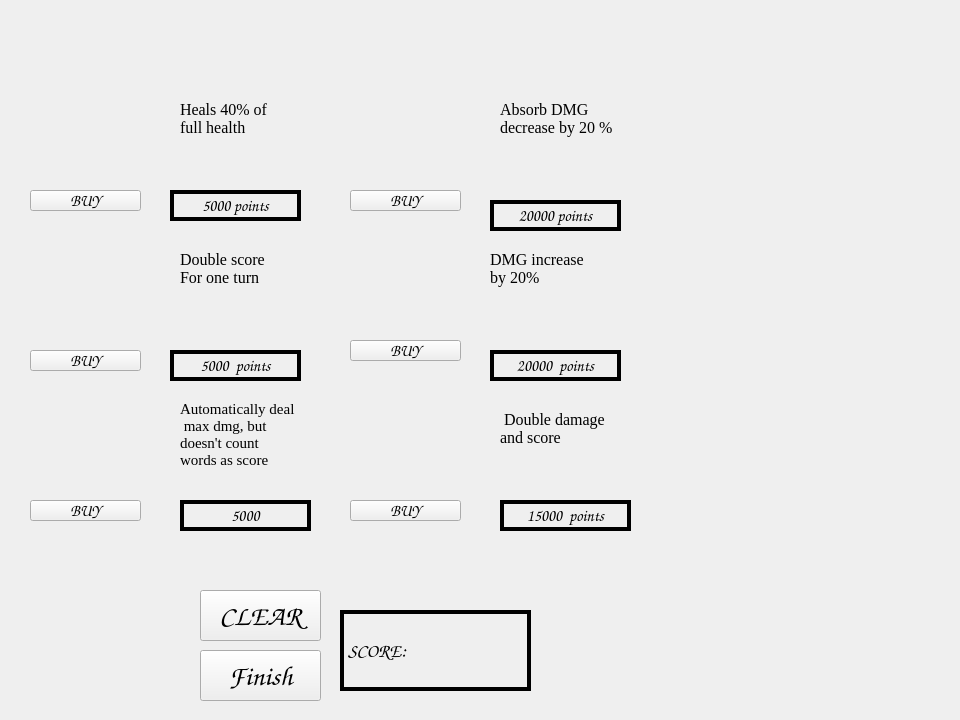
<?xml version="1.0" encoding="UTF-8"?>
<ui version="4.0">
 <class>Shop</class>
 <widget class="QWidget" name="Shop">
  <property name="geometry">
   <rect>
    <x>0</x>
    <y>0</y>
    <width>960</width>
    <height>720</height>
   </rect>
  </property>
  <property name="windowTitle">
   <string>Form</string>
  </property>
  <widget class="QLabel" name="bg">
   <property name="geometry">
    <rect>
     <x>0</x>
     <y>0</y>
     <width>960</width>
     <height>720</height>
    </rect>
   </property>
   <property name="text">
    <string/>
   </property>
   <property name="pixmap">
    <pixmap resource="resource.qrc">:/img/img/shopee.png</pixmap>
   </property>
   <property name="alignment">
    <set>Qt::AlignCenter</set>
   </property>
  </widget>
  <widget class="QPushButton" name="buyMax">
   <property name="geometry">
    <rect>
     <x>30</x>
     <y>500</y>
     <width>111</width>
     <height>21</height>
    </rect>
   </property>
   <property name="font">
    <font>
     <family>Comic Sans MS</family>
     <pointsize>12</pointsize>
    </font>
   </property>
   <property name="text">
    <string>BUY</string>
   </property>
  </widget>
  <widget class="QPushButton" name="buyMul">
   <property name="geometry">
    <rect>
     <x>30</x>
     <y>350</y>
     <width>111</width>
     <height>21</height>
    </rect>
   </property>
   <property name="font">
    <font>
     <family>Comic Sans MS</family>
     <pointsize>12</pointsize>
    </font>
   </property>
   <property name="text">
    <string>BUY</string>
   </property>
  </widget>
  <widget class="QPushButton" name="buyPo">
   <property name="geometry">
    <rect>
     <x>30</x>
     <y>190</y>
     <width>111</width>
     <height>21</height>
    </rect>
   </property>
   <property name="font">
    <font>
     <family>Comic Sans MS</family>
     <pointsize>12</pointsize>
    </font>
   </property>
   <property name="text">
    <string>BUY</string>
   </property>
  </widget>
  <widget class="QPushButton" name="buyArmor">
   <property name="geometry">
    <rect>
     <x>350</x>
     <y>190</y>
     <width>111</width>
     <height>21</height>
    </rect>
   </property>
   <property name="font">
    <font>
     <family>Comic Sans MS</family>
     <pointsize>12</pointsize>
    </font>
   </property>
   <property name="text">
    <string>BUY</string>
   </property>
  </widget>
  <widget class="QPushButton" name="buySpInk">
   <property name="geometry">
    <rect>
     <x>350</x>
     <y>340</y>
     <width>111</width>
     <height>21</height>
    </rect>
   </property>
   <property name="font">
    <font>
     <family>Comic Sans MS</family>
     <pointsize>12</pointsize>
    </font>
   </property>
   <property name="text">
    <string>BUY</string>
   </property>
  </widget>
  <widget class="QPushButton" name="buyUlti">
   <property name="geometry">
    <rect>
     <x>350</x>
     <y>500</y>
     <width>111</width>
     <height>21</height>
    </rect>
   </property>
   <property name="font">
    <font>
     <family>Comic Sans MS</family>
     <pointsize>12</pointsize>
    </font>
   </property>
   <property name="text">
    <string>BUY</string>
   </property>
  </widget>
  <widget class="QPushButton" name="finishbt">
   <property name="geometry">
    <rect>
     <x>200</x>
     <y>650</y>
     <width>121</width>
     <height>51</height>
    </rect>
   </property>
   <property name="font">
    <font>
     <family>Comic Sans MS</family>
     <pointsize>21</pointsize>
    </font>
   </property>
   <property name="text">
    <string>Finish</string>
   </property>
  </widget>
  <widget class="QPushButton" name="clrbt">
   <property name="geometry">
    <rect>
     <x>200</x>
     <y>590</y>
     <width>121</width>
     <height>51</height>
    </rect>
   </property>
   <property name="font">
    <font>
     <family>Comic Sans MS</family>
     <pointsize>21</pointsize>
    </font>
   </property>
   <property name="text">
    <string>CLEAR</string>
   </property>
  </widget>
  <widget class="QLabel" name="scorelbl">
   <property name="geometry">
    <rect>
     <x>340</x>
     <y>610</y>
     <width>191</width>
     <height>81</height>
    </rect>
   </property>
   <property name="font">
    <font>
     <family>Comic Sans MS</family>
     <pointsize>14</pointsize>
    </font>
   </property>
   <property name="frameShape">
    <enum>QFrame::Box</enum>
   </property>
   <property name="lineWidth">
    <number>4</number>
   </property>
   <property name="text">
    <string>SCORE: </string>
   </property>
   <property name="margin">
    <number>0</number>
   </property>
  </widget>
  <widget class="QLabel" name="pricelbl">
   <property name="geometry">
    <rect>
     <x>180</x>
     <y>500</y>
     <width>131</width>
     <height>31</height>
    </rect>
   </property>
   <property name="font">
    <font>
     <family>Comic Sans MS</family>
     <pointsize>12</pointsize>
    </font>
   </property>
   <property name="frameShape">
    <enum>QFrame::Box</enum>
   </property>
   <property name="lineWidth">
    <number>4</number>
   </property>
   <property name="text">
    <string>5000</string>
   </property>
   <property name="alignment">
    <set>Qt::AlignCenter</set>
   </property>
  </widget>
  <widget class="QLabel" name="pricelbl_2">
   <property name="geometry">
    <rect>
     <x>500</x>
     <y>500</y>
     <width>131</width>
     <height>31</height>
    </rect>
   </property>
   <property name="font">
    <font>
     <family>Comic Sans MS</family>
     <pointsize>12</pointsize>
    </font>
   </property>
   <property name="frameShape">
    <enum>QFrame::Box</enum>
   </property>
   <property name="lineWidth">
    <number>4</number>
   </property>
   <property name="text">
    <string>15000  points</string>
   </property>
   <property name="alignment">
    <set>Qt::AlignCenter</set>
   </property>
  </widget>
  <widget class="QLabel" name="pricelbl_3">
   <property name="geometry">
    <rect>
     <x>490</x>
     <y>350</y>
     <width>131</width>
     <height>31</height>
    </rect>
   </property>
   <property name="font">
    <font>
     <family>Comic Sans MS</family>
     <pointsize>12</pointsize>
    </font>
   </property>
   <property name="frameShape">
    <enum>QFrame::Box</enum>
   </property>
   <property name="lineWidth">
    <number>4</number>
   </property>
   <property name="text">
    <string>20000  points</string>
   </property>
   <property name="alignment">
    <set>Qt::AlignCenter</set>
   </property>
  </widget>
  <widget class="QLabel" name="pricelbl_4">
   <property name="geometry">
    <rect>
     <x>170</x>
     <y>350</y>
     <width>131</width>
     <height>31</height>
    </rect>
   </property>
   <property name="font">
    <font>
     <family>Comic Sans MS</family>
     <pointsize>12</pointsize>
    </font>
   </property>
   <property name="frameShape">
    <enum>QFrame::Box</enum>
   </property>
   <property name="lineWidth">
    <number>4</number>
   </property>
   <property name="text">
    <string>5000  points</string>
   </property>
   <property name="alignment">
    <set>Qt::AlignCenter</set>
   </property>
  </widget>
  <widget class="QLabel" name="pricelbl_5">
   <property name="geometry">
    <rect>
     <x>170</x>
     <y>190</y>
     <width>131</width>
     <height>31</height>
    </rect>
   </property>
   <property name="font">
    <font>
     <family>Comic Sans MS</family>
     <pointsize>12</pointsize>
    </font>
   </property>
   <property name="frameShape">
    <enum>QFrame::Box</enum>
   </property>
   <property name="lineWidth">
    <number>4</number>
   </property>
   <property name="text">
    <string>5000 points</string>
   </property>
   <property name="alignment">
    <set>Qt::AlignCenter</set>
   </property>
  </widget>
  <widget class="QLabel" name="pricelbl_6">
   <property name="geometry">
    <rect>
     <x>490</x>
     <y>200</y>
     <width>131</width>
     <height>31</height>
    </rect>
   </property>
   <property name="font">
    <font>
     <family>Comic Sans MS</family>
     <pointsize>12</pointsize>
    </font>
   </property>
   <property name="frameShape">
    <enum>QFrame::Box</enum>
   </property>
   <property name="lineWidth">
    <number>4</number>
   </property>
   <property name="text">
    <string>20000 points</string>
   </property>
   <property name="alignment">
    <set>Qt::AlignCenter</set>
   </property>
  </widget>
  <widget class="QLabel" name="deslbl1">
   <property name="geometry">
    <rect>
     <x>180</x>
     <y>100</y>
     <width>121</width>
     <height>71</height>
    </rect>
   </property>
   <property name="font">
    <font>
     <family>Times New Roman</family>
     <pointsize>12</pointsize>
    </font>
   </property>
   <property name="text">
    <string>Heals 40% of
full health</string>
   </property>
   <property name="textFormat">
    <enum>Qt::PlainText</enum>
   </property>
   <property name="alignment">
    <set>Qt::AlignLeading|Qt::AlignLeft|Qt::AlignTop</set>
   </property>
  </widget>
  <widget class="QLabel" name="deslbl2">
   <property name="geometry">
    <rect>
     <x>180</x>
     <y>250</y>
     <width>121</width>
     <height>71</height>
    </rect>
   </property>
   <property name="font">
    <font>
     <family>Times New Roman</family>
     <pointsize>12</pointsize>
    </font>
   </property>
   <property name="text">
    <string>Double score
For one turn</string>
   </property>
   <property name="textFormat">
    <enum>Qt::PlainText</enum>
   </property>
   <property name="alignment">
    <set>Qt::AlignLeading|Qt::AlignLeft|Qt::AlignTop</set>
   </property>
  </widget>
  <widget class="QLabel" name="deslbl3">
   <property name="geometry">
    <rect>
     <x>180</x>
     <y>400</y>
     <width>121</width>
     <height>71</height>
    </rect>
   </property>
   <property name="font">
    <font>
     <family>Times New Roman</family>
     <pointsize>11</pointsize>
    </font>
   </property>
   <property name="text">
    <string>Automatically deal
 max dmg, but
doesn't count
words as score</string>
   </property>
   <property name="textFormat">
    <enum>Qt::PlainText</enum>
   </property>
   <property name="alignment">
    <set>Qt::AlignLeading|Qt::AlignLeft|Qt::AlignTop</set>
   </property>
  </widget>
  <widget class="QLabel" name="deslbl4">
   <property name="geometry">
    <rect>
     <x>500</x>
     <y>100</y>
     <width>121</width>
     <height>71</height>
    </rect>
   </property>
   <property name="font">
    <font>
     <family>Times New Roman</family>
     <pointsize>12</pointsize>
    </font>
   </property>
   <property name="text">
    <string>Absorb DMG
decrease by 20 %</string>
   </property>
   <property name="textFormat">
    <enum>Qt::PlainText</enum>
   </property>
   <property name="alignment">
    <set>Qt::AlignLeading|Qt::AlignLeft|Qt::AlignTop</set>
   </property>
  </widget>
  <widget class="QLabel" name="deslbl5">
   <property name="geometry">
    <rect>
     <x>490</x>
     <y>250</y>
     <width>121</width>
     <height>71</height>
    </rect>
   </property>
   <property name="font">
    <font>
     <family>Times New Roman</family>
     <pointsize>12</pointsize>
    </font>
   </property>
   <property name="text">
    <string>DMG increase
by 20%</string>
   </property>
   <property name="textFormat">
    <enum>Qt::PlainText</enum>
   </property>
   <property name="alignment">
    <set>Qt::AlignLeading|Qt::AlignLeft|Qt::AlignTop</set>
   </property>
  </widget>
  <widget class="QLabel" name="deslbl6">
   <property name="geometry">
    <rect>
     <x>500</x>
     <y>410</y>
     <width>121</width>
     <height>71</height>
    </rect>
   </property>
   <property name="font">
    <font>
     <family>Times New Roman</family>
     <pointsize>12</pointsize>
    </font>
   </property>
   <property name="text">
    <string> Double damage
and score</string>
   </property>
   <property name="textFormat">
    <enum>Qt::PlainText</enum>
   </property>
   <property name="alignment">
    <set>Qt::AlignLeading|Qt::AlignLeft|Qt::AlignTop</set>
   </property>
  </widget>
 </widget>
 <resources>
  <include location="resource.qrc"/>
 </resources>
 <connections/>
</ui>
